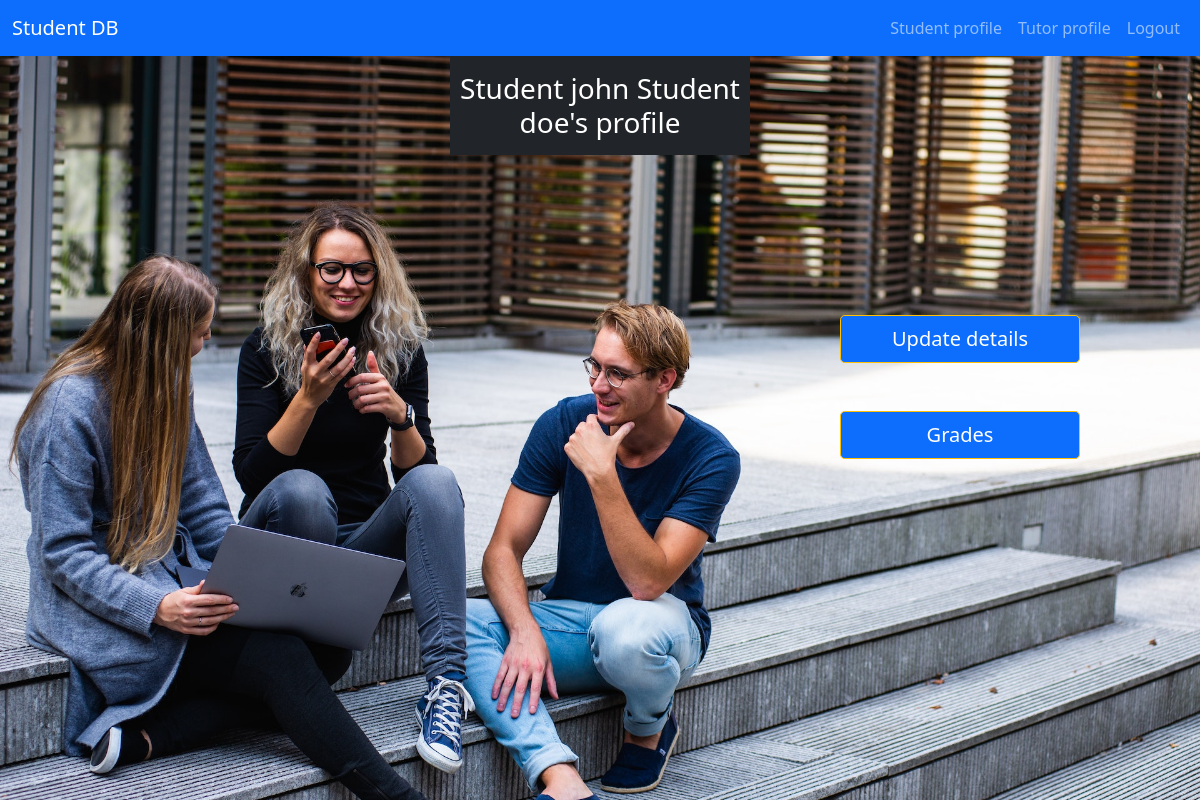
/profile (signed in), run on an earlier commit of the app's database.
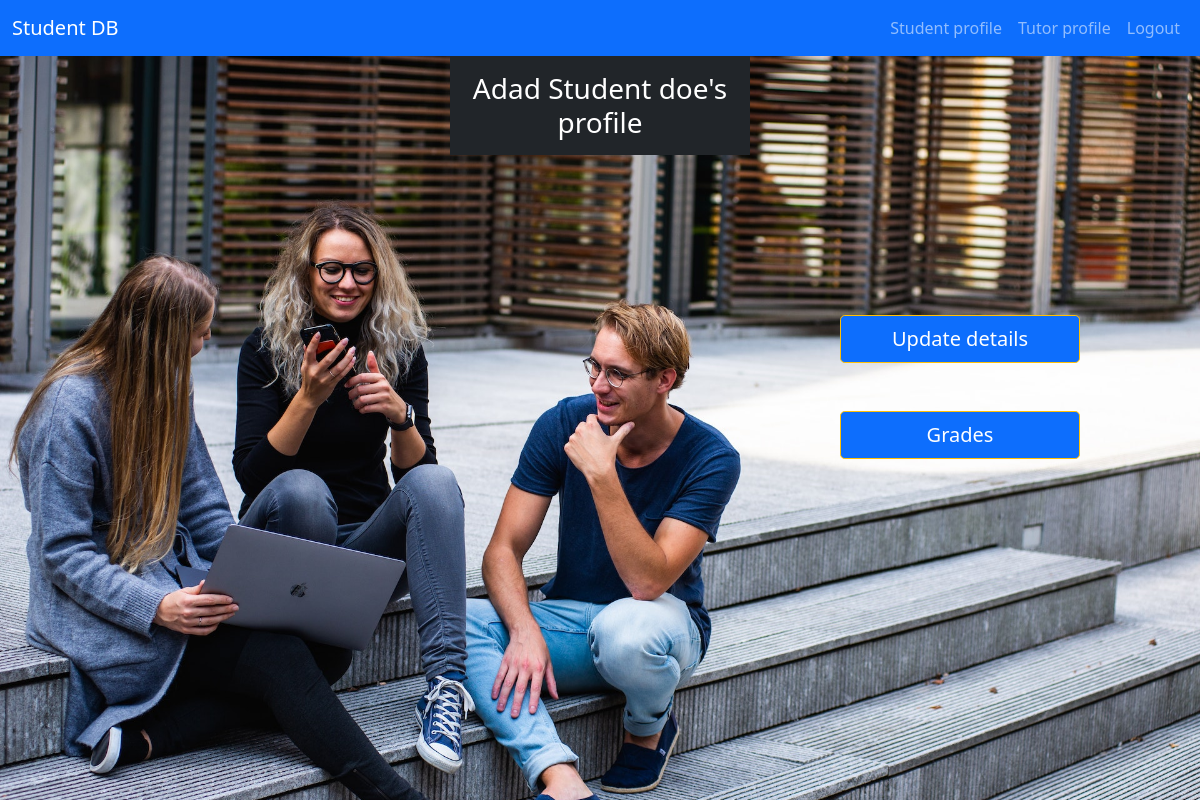
And on a later commit of the database.
### application/models.py (models this page shows)
class Students(db.Model):
    id = db.Column(db.Integer, primary_key=True)
    enrolments = db.relationship('Enrolments', cascade="all,delete", backref='students') # FK one to many Enrolments
    student_fname = db.Column(db.String(30), nullable=False)
    student_lname = db.Column(db.String(30), nullable=False)
    student_address1 = db.Column(db.String(50), nullable=False)
    student_address2 = db.Column(db.String(50), nullable=False)
    student_city = db.Column(db.String(30), nullable=False)
    student_county = db.Column(db.String(30), nullable=False)
    student_phone = db.Column(db.String(20), nullable=False)
    student_DOB = db.Column(db.Date, nullable=False)
    student_email = db.Column(db.String(50), nullable=False)
    student_password_ff = db.Column(db.String(150), nullable=False)
    authority_lvl = db.Column(db.Integer, nullable=False)

### application/routes.py (the view)
@app.route("/profile", methods=["GET", "POST"])
def profile():
    if session['user_email']:
        student = Students.query.filter_by(student_email=session["user_email"]).first()
        return render_template("profile.html", student=student)
    return redirect(url_for("login"))

### templates/profile.html
{% extends "base.html" %}
{% block content %}
<section>
    <h3 class="text-center pt-3 pb-3 m-auto text-white bg-dark w-25">
        {{ student.student_fname.capitalize() }} {{ student.student_lname.capitalize() }}'s profile
    </h3>
    <div class="my-container me-3">
        <a href="{{ url_for('update_student_profile', student_id=student.id) }}" class="btn btn-primary border-warning btn-lg my-btns"
            tabindex="1" role="button" aria-disabled="true">Update details
        </a>
        <a href="{{ url_for('student_grades_check', student_id=student.id) }}" class="btn btn-primary border-warning btn-lg my-btns mt-5"
            tabindex="2" role="button" aria-disabled="true">Grades
        </a>
    </div>
</section>
{% endblock %}

What changed in the data, as far as the page shows it:
changed Students "Student doe": student_fname "Student john" → "Adad"
